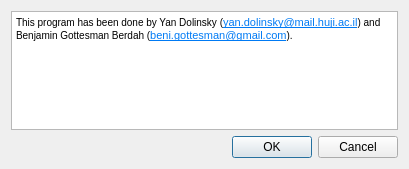
<?xml version="1.0" encoding="UTF-8"?>
<ui version="4.0">
 <class>Dialog</class>
 <widget class="QDialog" name="Dialog">
  <property name="geometry">
   <rect>
    <x>0</x>
    <y>0</y>
    <width>409</width>
    <height>169</height>
   </rect>
  </property>
  <property name="windowTitle">
   <string>Dialog</string>
  </property>
  <layout class="QGridLayout" name="gridLayout">
   <item row="0" column="0">
    <widget class="QTextBrowser" name="textBrowser">
     <property name="html">
      <string>&lt;!DOCTYPE HTML PUBLIC &quot;-//W3C//DTD HTML 4.0//EN&quot; &quot;http://www.w3.org/TR/REC-html40/strict.dtd&quot;&gt;
&lt;html&gt;&lt;head&gt;&lt;meta name=&quot;qrichtext&quot; content=&quot;1&quot; /&gt;&lt;style type=&quot;text/css&quot;&gt;
p, li { white-space: pre-wrap; }
&lt;/style&gt;&lt;/head&gt;&lt;body style=&quot; font-family:'MS Shell Dlg 2'; font-size:7.8pt; font-weight:400; font-style:normal;&quot;&gt;
&lt;p style=&quot; margin-top:0px; margin-bottom:0px; margin-left:0px; margin-right:0px; -qt-block-indent:0; text-indent:0px;&quot;&gt;This program has been done by Yan Dolinsky (&lt;a href=&quot;mailto:yan.dolinsky@mail.huji.ac.il&quot;&gt;&lt;span style=&quot; font-size:8pt; text-decoration: underline; color:#007af4;&quot;&gt;yan.dolinsky@mail.huji.ac.il&lt;/span&gt;&lt;/a&gt;) and Benjamin Gottesman Berdah (&lt;a href=&quot;mailto:beni.gottesman@gmail.com&quot;&gt;&lt;span style=&quot; font-size:8pt; text-decoration: underline; color:#007af4;&quot;&gt;beni.gottesman@gmail.com&lt;/span&gt;&lt;/a&gt;).&lt;/p&gt;&lt;/body&gt;&lt;/html&gt;</string>
     </property>
    </widget>
   </item>
   <item row="1" column="0">
    <widget class="QDialogButtonBox" name="buttonBox">
     <property name="orientation">
      <enum>Qt::Horizontal</enum>
     </property>
     <property name="standardButtons">
      <set>QDialogButtonBox::Cancel|QDialogButtonBox::Ok</set>
     </property>
    </widget>
   </item>
  </layout>
 </widget>
 <resources/>
 <connections>
  <connection>
   <sender>buttonBox</sender>
   <signal>accepted()</signal>
   <receiver>Dialog</receiver>
   <slot>accept()</slot>
   <hints>
    <hint type="sourcelabel">
     <x>248</x>
     <y>254</y>
    </hint>
    <hint type="destinationlabel">
     <x>157</x>
     <y>274</y>
    </hint>
   </hints>
  </connection>
  <connection>
   <sender>buttonBox</sender>
   <signal>rejected()</signal>
   <receiver>Dialog</receiver>
   <slot>reject()</slot>
   <hints>
    <hint type="sourcelabel">
     <x>316</x>
     <y>260</y>
    </hint>
    <hint type="destinationlabel">
     <x>286</x>
     <y>274</y>
    </hint>
   </hints>
  </connection>
 </connections>
</ui>
